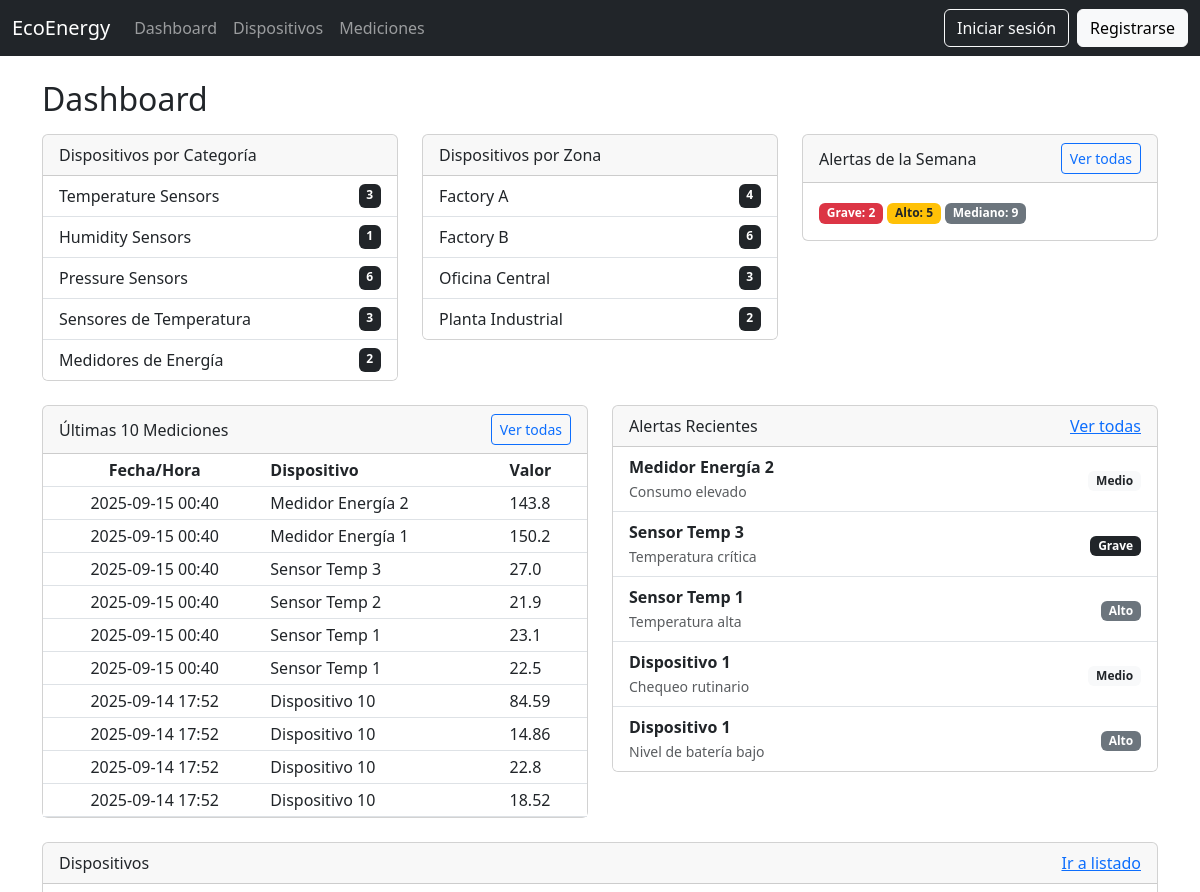
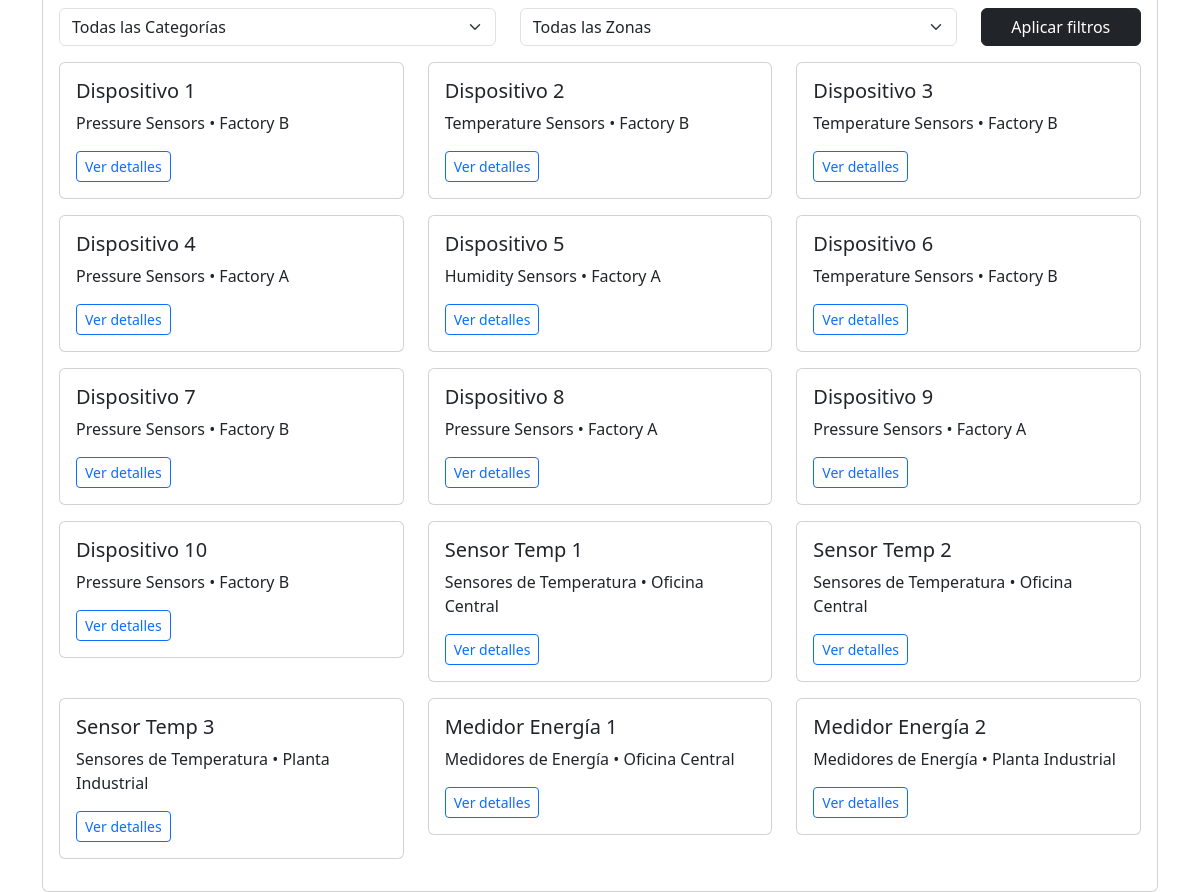
The page / on the database its author committed (2 pictures, top to bottom).
### core/models.py (models this page shows, shortened)
class Category(models.Model):
    name = models.CharField(max_length=100)
    organization = models.ForeignKey(Organization, on_delete=models.CASCADE)
    created_at = models.DateTimeField(auto_now_add=True)
    updated_at = models.DateTimeField(auto_now=True)
    deleted_at = models.DateTimeField(null=True, blank=True)

class Zone(models.Model):
    name = models.CharField(max_length=100)
    organization = models.ForeignKey(Organization, on_delete=models.CASCADE)
    created_at = models.DateTimeField(auto_now_add=True)
    updated_at = models.DateTimeField(auto_now=True)
    deleted_at = models.DateTimeField(null=True, blank=True)

class Measurement(models.Model):
    device = models.ForeignKey(Device, on_delete=models.CASCADE)
    value = models.FloatField()
    created_at = models.DateTimeField(auto_now_add=True)
    updated_at = models.DateTimeField(auto_now=True)
    deleted_at = models.DateTimeField(null=True, blank=True)

class Device(models.Model):
    name = models.CharField(max_length=100)
    category = models.ForeignKey(Category, on_delete=models.CASCADE)
    zone = models.ForeignKey(Zone, on_delete=models.CASCADE)
    organization = models.ForeignKey(Organization, on_delete=models.CASCADE)
    created_at = models.DateTimeField(auto_now_add=True)
    updated_at = models.DateTimeField(auto_now=True)
    deleted_at = models.DateTimeField(null=True, blank=True)

class Alert(models.Model):
    PRIORITY_CHOICES = [
        ("grave", "Grave"),
        ("alto", "Alto"),
        ("medio", "Mediano"),
    ]
    device = models.ForeignKey("Device", on_delete=models.CASCADE)
    message = models.TextField()
    priority = models.CharField(max_length=10, choices=PRIORITY_CHOICES, default="medio")
    created_at = models.DateTimeField(auto_now_add=True)

### core/views.py (the view)
# urls.py: path("", views.dashboard, name="dashboard"),
def dashboard(request):
    categories = Category.objects.all()
    zones = Zone.objects.all()
    devices_by_category = {c.name: Device.objects.filter(category=c).count() for c in categories}
    devices_by_zone = {z.name: Device.objects.filter(zone=z).count() for z in zones}
    latest_measurements = Measurement.objects.order_by("-created_at")[:10]
    recent_alerts = Alert.objects.order_by("-created_at")[:5]
    category_id = request.GET.get("category")
    zone_id = request.GET.get("zone")
    devices = Device.objects.all()
    if category_id and category_id != "all":
        devices = devices.filter(category_id=category_id)
    if zone_id and zone_id != "all":
        devices = devices.filter(zone_id=zone_id)
    context = {
        "devices_by_category": devices_by_category,
        "devices_by_zone": devices_by_zone,
        "latest_measurements": latest_measurements,
        "recent_alerts": recent_alerts,
        "categories": categories,
        "zones": zones,
        "devices": devices,
    }
    return render(request, "core/dashboard.html", context)

### core/templates/core/dashboard.html (shortened to what this page needs)
{% extends "base.html" %}
{% block content %}
<div class="container mt-4">
    <h2 class="mb-3">Dashboard</h2>
    <div class="row mb-4">
        <div class="col-md-4">
            <div class="card">
                <div class="card-header">Dispositivos por Categoría</div>
                <ul class="list-group list-group-flush">
                    {% for name, count in devices_by_category.items %}
                    <li class="list-group-item d-flex justify-content-between">
                        {{ name }} <span class="badge bg-dark">{{ count }}</span>
                    </li>
                    {% empty %}
                    <li class="list-group-item">No categories available</li>
                    {% endfor %}
                </ul>
            </div>
        </div>
        <div class="col-md-4">
            <div class="card">
                <div class="card-header">Dispositivos por Zona</div>
                <ul class="list-group list-group-flush">
                    {% for name, count in devices_by_zone.items %}
                    <li class="list-group-item d-flex justify-content-between">
                        {{ name }} <span class="badge bg-dark">{{ count }}</span>
                    </li>
                    {% empty %}
                    <li class="list-group-item">No zones available</li>
                    {% endfor %}
                </ul>
            </div>
        </div>
        <div class="col-md-4">
            <div class="card">
               <div class="card-header d-flex justify-content-between align-items-center">
            <span>Alertas de la Semana</span>
            <a href="{% url 'alerts_week' %}" class="btn btn-sm btn-outline-primary">Ver todas</a>
        </div>
        <div class="card-body">
            <span class="badge bg-danger">Grave: 2</span>
            <span class="badge bg-warning text-dark">Alto: 5</span>
            <span class="badge bg-secondary">Mediano: 9</span>
                </div>
            </div>
        </div>
    </div>
    <div class="row mb-4">
        <div class="col-md-6">
            <div class="card">
                <div class="card-header d-flex justify-content-between align-items-center">
                    <span>Últimas 10 Mediciones</span>
                    <a href="{% url 'measurement_list' %}" class="btn btn-sm btn-outline-primary">Ver todas</a>
                </div>
                <table class="table table-sm mb-0">
                    <thead>
                        <tr>
                            <th class="text-center">Fecha/Hora</th>
                            <th>Dispositivo</th>
                            <th>Valor</th>
                        </tr>
                    </thead>
                    <tbody>
                        {% for m in latest_measurements %}
                        <tr>
                            <td class="text-center">{{ m.created_at|date:"Y-m-d H:i" }}</td>
                            <td>{{ m.device.name }}</td>
                            <td>{{ m.value }}</td>
                        </tr>
                        {% empty %}
                        <tr>
                            <td colspan="3">No measurements available</td>
                        </tr>
                        {% endfor %}
                    </tbody>
                </table>
            </div>
        </div>
        <div class="col-md-6">
            <div class="card">
                <div class="card-header d-flex justify-content-between">
                    <span>Alertas Recientes</span>
                    <a href="{% url 'alert_list' %}">Ver todas</a>
                </div>
                <ul class="list-group list-group-flush">
                    {% for a in recent_alerts %}
                    <li class="list-group-item d-flex justify-content-between align-items-center">
                        <div>
                            <strong>{{ a.device.name }}</strong><br>
                            <small class="text-muted">{{ a.message }}</small>
                        </div>
                        <div>
                            {% if a.priority == "grave" %}
                            <span class="badge bg-dark">Grave</span>
                            {% elif a.priority == "alto" %}
                            <span class="badge bg-secondary">Alto</span>
                            {% elif a.priority == "medio" %}
                            <span class="badge bg-light text-dark">Medio</span>
                            {% else %}
                            <span class="badge bg-light text-dark">{{ a.priority }}</span>
                            {% endif %}
                        </div>
                    </li>
                    {% empty %}
                    <li class="list-group-item">No alerts available</li>
                    {% endfor %}
                </ul>
            </div>
        </div>
    </div>
    <div class="card mt-4">
        <div class="card-header d-flex justify-content-between">
            <span>Dispositivos</span>
            <a href="{% url 'device_list' %}">Ir a listado</a>
        </div>
        <div class="card-body">
            <form method="get" class="row mb-3">
                <div class="col-md-5">
                    <select name="category" class="form-select">
                        <option value="all">Todas las Categorías</option>
                    </select>
                </div>
                <div class="col-md-5">
                    <select name="zone" class="form-select">
                        <option value="all">Todas las Zonas</option>
                    </select>
                </div>
                <div class="col-md-2">
                    <button type="submit" class="btn btn-dark w-100">Aplicar filtros</button>
                </div>
            </form>
            <div class="row">
                {% for d in devices %}
                <div class="col-md-4">
                    <div class="card mb-3">
                        <div class="card-body">
                            <h5 class="card-title">{{ d.name }}</h5>
                            <p class="card-text">{{ d.category.name }} • {{ d.zone.name }}</p>
                            <a href="{% url 'device_detail' d.id %}" class="btn btn-outline-primary btn-sm">Ver
                                detalles</a>
                        </div>
                    </div>
                </div>
                {% empty %}
                <p>No hay dispositivos disponibles</p>
                {% endfor %}
            </div>
        </div>
    </div>
</div>
{% endblock %}

### rows shown on the page
Category: devices_by_category "Temperature Sensors"
Category: devices_by_category "Humidity Sensors"
Category: devices_by_category "Pressure Sensors"
Category: devices_by_category "Sensores de Temperatura"
Category: devices_by_category "Medidores de Energía"
Zone: devices_by_zone "Factory A"
Zone: devices_by_zone "Factory B"
Zone: devices_by_zone "Oficina Central"
Zone: devices_by_zone "Planta Industrial"
Measurement: created_at "2025-09-15 00:40", device.name "Medidor Energía 2", value "143.8"
Measurement: created_at "2025-09-15 00:40", device.name "Medidor Energía 1", value "150.2"
Measurement: created_at "2025-09-15 00:40", device.name "Sensor Temp 3", value "27.0"
Measurement: created_at "2025-09-15 00:40", device.name "Sensor Temp 2", value "21.9"
Measurement: created_at "2025-09-15 00:40", device.name "Sensor Temp 1", value "23.1"
Measurement: created_at "2025-09-15 00:40", device.name "Sensor Temp 1", value "22.5"
Measurement: created_at "2025-09-14 17:52", device.name "Dispositivo 10", value "84.59"
Measurement: created_at "2025-09-14 17:52", device.name "Dispositivo 10", value "14.86"
Measurement: created_at "2025-09-14 17:52", device.name "Dispositivo 10", value "22.8"
Measurement: created_at "2025-09-14 17:52", device.name "Dispositivo 10", value "18.52"
Alert: device.name "Medidor Energía 2", message "Consumo elevado", priority "Medio"
Alert: device.name "Sensor Temp 3", message "Temperatura crítica", priority "Grave"
Alert: device.name "Sensor Temp 1", message "Temperatura alta", priority "Alto"
Alert: device.name "Dispositivo 1", message "Chequeo rutinario", priority "Medio"
Alert: device.name "Dispositivo 1", message "Nivel de batería bajo", priority "Alto"
Device: name "Dispositivo 1", category.name "Pressure Sensors", zone.name "Factory B"
Device: name "Dispositivo 2", category.name "Temperature Sensors", zone.name "Factory B"
Device: name "Dispositivo 3", category.name "Temperature Sensors", zone.name "Factory B"
Device: name "Dispositivo 4", category.name "Pressure Sensors", zone.name "Factory A"
Device: name "Dispositivo 5", category.name "Humidity Sensors", zone.name "Factory A"
Device: name "Dispositivo 6", category.name "Temperature Sensors", zone.name "Factory B"
Device: name "Dispositivo 7", category.name "Pressure Sensors", zone.name "Factory B"
Device: name "Dispositivo 8", category.name "Pressure Sensors", zone.name "Factory A"
Device: name "Dispositivo 9", category.name "Pressure Sensors", zone.name "Factory A"
Device: name "Dispositivo 10", category.name "Pressure Sensors", zone.name "Factory B"
Device: name "Sensor Temp 1", category.name "Sensores de Temperatura", zone.name "Oficina Central"
Device: name "Sensor Temp 2", category.name "Sensores de Temperatura", zone.name "Oficina Central"
Device: name "Sensor Temp 3", category.name "Sensores de Temperatura", zone.name "Planta Industrial"
Device: name "Medidor Energía 1", category.name "Medidores de Energía", zone.name "Oficina Central"
Device: name "Medidor Energía 2", category.name "Medidores de Energía", zone.name "Planta Industrial"

### other values the page prints
{{ count }} "3" "1" "6" "3" "2"
{{ count }} "4" "6" "3" "2"
